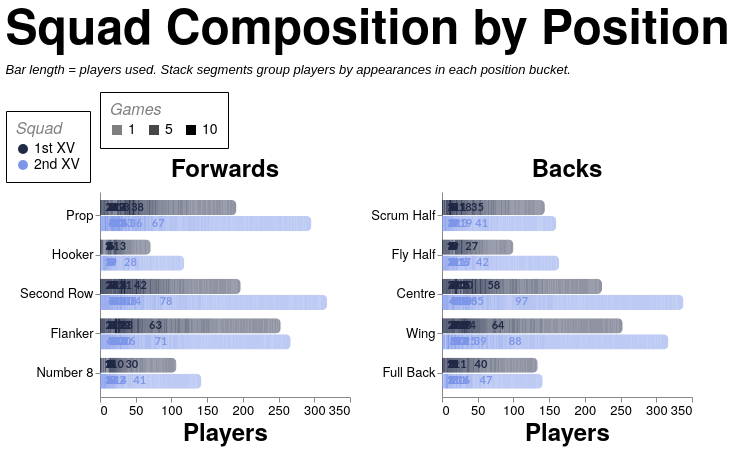

Here is the Vega-Lite specification saved for this chart:
### Vega-Lite specification from a JSON file in a GitHub repository (floating-point values rounded to 4 significant figures; data arrays with more than 128 entries replaced by an {"elided": "..."} marker saying what was removed)
{"config": {"axis": {"labelFont": "PT Sans Narrow, Helvetica Neue, Helvetica, Arial, sans-serif", "titleFont": "PT Sans Narrow, Helvetica Neue, Helvetica, Arial, sans-serif", "labelFontSize": 13, "titleFontSize": 24, "gridColor": "#202947", "gridOpacity": 0.2, "zindex": 1}, "text": {"font": "Lato, sans-serif"}, "bar": {"cornerRadiusEnd": 5}, "header": {"labelFont": "PT Sans Narrow, Helvetica Neue, Helvetica, Arial, sans-serif", "titleFont": "PT Sans Narrow, Helvetica Neue, Helvetica, Arial, sans-serif", "labelFontSize": 24, "titleFontSize": 28, "labelFontWeight": "bold", "orient": "left"}, "legend": {"labelFont": "PT Sans Narrow, Helvetica Neue, Helvetica, Arial, sans-serif", "titleFont": "PT Sans Narrow, Helvetica Neue, Helvetica, Arial, sans-serif", "labelFontSize": 14, "titleFontSize": 16, "titlePadding": 5, "fillColor": "white", "strokeColor": "black", "padding": 10, "titleFontWeight": "lighter", "titleFontStyle": "italic", "titleColor": "gray", "offset": 10}, "title": {"font": "PT Sans Narrow, Helvetica Neue, Helvetica, Arial, sans-serif", "fontSize": 48, "fontWeight": "bold", "anchor": "start", "align": "center", "titlePadding": 20, "subtitlePadding": 10, "subtitleFontSize": 13, "subtitleColor": "", "subtitleFontStyle": "italic", "offset": 15, "color": "black"}, "axisX": {"labelAngle": 0}, "facet": {"title": null, "header": null, "align": {"row": "each", "column": "each"}, "spacing": 10}, "resolve": {"scale": {"y": "independent", "facet": "independent"}}, "background": "transparent", "scale": {"offsetBandPaddingOuter": 0.2, "offsetBandPaddingInner": 0.1}, "view": {"stroke": null, "background": "transparent"}}, "data": {"name": "data-161dfe18ef788452f8dfdfd607a0f997"}, "facet": {"column": {"field": "unit", "sort": ["Forwards", "Backs"], "title": null, "type": "nominal"}}, "spec": {"layer": [{"mark": {"type": "bar"}, "encoding": {"color": {"field": "squad", "legend": {"labelExpr": "datum.value + ' XV'", "orient": "bottom-right", "title": "Squad"}, "scale": {"domain": ["1st", "2nd"], "range": ["#202946", "#7d96e8"]}, "type": "nominal"}, "detail": {"field": "games", "type": "quantitative"}, "opacity": {"field": "games", "legend": {"orient": "top", "title": "Games", "titleOrient": "top", "values": [1, 5, 10]}, "scale": {"domain": [1, 10], "range": [0.5, 1]}, "type": "quantitative"}, "order": {"field": "games", "sort": "descending", "type": "quantitative"}, "tooltip": [{"field": "season", "title": "Season", "type": "nominal"}, {"field": "squad", "title": "Squad", "type": "nominal"}, {"field": "unit", "title": "Unit", "type": "nominal"}, {"field": "position", "title": "Position", "type": "nominal"}, {"field": "players", "title": "Players", "type": "quantitative"}, {"field": "games", "title": "Appearances per player", "type": "quantitative"}], "x": {"axis": {"grid": false, "tickMinStep": 1}, "field": "players", "stack": "zero", "title": "Players", "type": "quantitative"}, "y": {"field": "position", "sort": {"field": "position_order", "op": "min", "order": "ascending"}, "title": null, "type": "nominal"}, "yOffset": {"field": "squad", "scale": {"paddingInner": 0.05, "paddingOuter": 0.01}, "sort": ["1st", "2nd"], "type": "nominal"}}}, {"mark": {"type": "text", "align": "left", "baseline": "middle", "dx": 4, "fontSize": 11, "fontWeight": "bold"}, "encoding": {"color": {"field": "squad", "legend": {"labelExpr": "datum.value + ' XV'", "orient": "bottom-right", "title": "Squad"}, "scale": {"domain": ["1st", "2nd"], "range": ["#202946", "#7d96e8"]}, "type": "nominal"}, "text": {"field": "total_players", "format": ".0f", "type": "quantitative"}, "tooltip": [{"field": "season", "title": "Season", "type": "nominal"}, {"field": "countModeLabel", "title": "Position Count Mode", "type": "nominal"}, {"field": "squad", "title": "Squad", "type": "nominal"}, {"field": "unit", "title": "Unit", "type": "nominal"}, {"field": "position", "title": "Position", "type": "nominal"}, {"field": "total_players", "title": "Total Players", "type": "quantitative"}], "x": {"axis": {"grid": false, "tickMinStep": 1}, "field": "total_players", "type": "quantitative"}, "y": {"field": "position", "sort": {"field": "position_order", "op": "min", "order": "ascending"}, "title": null, "type": "nominal"}, "yOffset": {"field": "squad", "scale": {"paddingInner": 0.05, "paddingOuter": 0.01}, "sort": ["1st", "2nd"], "type": "nominal"}}, "transform": [{"aggregate": [{"op": "sum", "field": "players", "as": "total_players"}], "groupby": ["season", "countMode", "countModeLabel", "squad", "unit", "position", "position_order"]}]}], "height": {"step": 16}, "width": 250}, "resolve": {"scale": {"x": "shared", "y": "independent"}}, "spacing": 20, "title": {"text": "Squad Composition by Position", "subtitle": ["Bar length = players used. Stack segments group players by appearances in each position bucket."]}, "$schema": "https://vega.github.io/schema/vega-lite/v5.20.1.json", "datasets": {"data-161dfe18ef788452f8dfdfd607a0f997": {"elided": "2088 records"}}}
